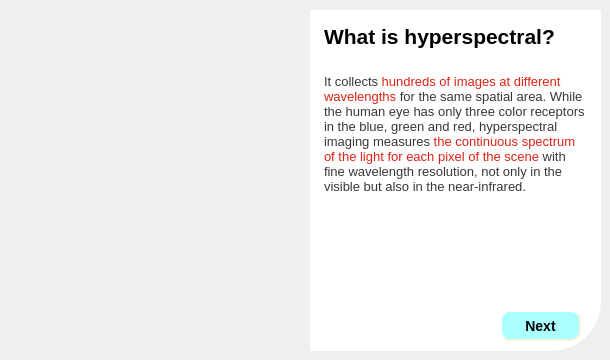
      <widget class="QWidget" name="tab_3">
       <attribute name="title">
        <string>What is HSI</string>
       </attribute>
       <widget class="QLabel" name="label_2">
        <property name="geometry">
         <rect>
          <x>310</x>
          <y>10</y>
          <width>291</width>
          <height>341</height>
         </rect>
        </property>
        <property name="styleSheet">
         <string notr="true">background-color:rgba(255,255,255,255);
border-bottom-right-radius:50px;</string>
        </property>
        <property name="text">
         <string/>
        </property>
       </widget>
       <widget class="QPushButton" name="whatis_next">
        <property name="geometry">
         <rect>
          <x>500</x>
          <y>310</y>
          <width>81</width>
          <height>31</height>
         </rect>
        </property>
        <property name="styleSheet">
         <string notr="true">QPushButton {
background-color: rgb(170, 255, 255);
    border-style: outset;
    border-width: 2px;
    border-radius: 10px;
    border-color: beige;
    font: bold 14px;
    padding: 6px;
}</string>
        </property>
        <property name="text">
         <string>Next</string>
        </property>
       </widget>
       <widget class="QTextBrowser" name="textBrowser">
        <property name="geometry">
         <rect>
          <x>320</x>
          <y>70</y>
          <width>271</width>
          <height>231</height>
         </rect>
        </property>
        <property name="frameShape">
         <enum>QFrame::NoFrame</enum>
        </property>
        <property name="frameShadow">
         <enum>QFrame::Plain</enum>
        </property>
        <property name="html">
         <string>&lt;!DOCTYPE HTML PUBLIC &quot;-//W3C//DTD HTML 4.0//EN&quot; &quot;http://www.w3.org/TR/REC-html40/strict.dtd&quot;&gt;
&lt;html&gt;&lt;head&gt;&lt;meta name=&quot;qrichtext&quot; content=&quot;1&quot; /&gt;&lt;style type=&quot;text/css&quot;&gt;
p, li { white-space: pre-wrap; }
&lt;/style&gt;&lt;/head&gt;&lt;body style=&quot; font-family:'MS Shell Dlg 2'; font-size:11.4pt; font-weight:400; font-style:normal;&quot;&gt;
&lt;p style=&quot; margin-top:12px; margin-bottom:12px; margin-left:0px; margin-right:0px; -qt-block-indent:0; text-indent:0px;&quot;&gt;&lt;span style=&quot; font-size:10pt; color:#383838; background-color:#ffffff;&quot;&gt;It collects &lt;/span&gt;&lt;span style=&quot; font-size:10pt; color:#df2215; background-color:#ffffff;&quot;&gt;hundreds of images at different wavelengths&lt;/span&gt;&lt;span style=&quot; font-size:10pt; color:#383838; background-color:#ffffff;&quot;&gt; for the same spatial area. While the human eye has only three color receptors in the blue, green and red, hyperspectral imaging measures &lt;/span&gt;&lt;span style=&quot; font-size:10pt; color:#df2215; background-color:#ffffff;&quot;&gt;the continuous spectrum of the light for each pixel of the scene&lt;/span&gt;&lt;span style=&quot; font-size:10pt; color:#383838; background-color:#ffffff;&quot;&gt; with fine wavelength resolution, not only in the visible but also in the near-infrared.&lt;/span&gt;&lt;span style=&quot; font-size:8.14286pt;&quot;&gt; &lt;/span&gt;&lt;/p&gt;&lt;/body&gt;&lt;/html&gt;</string>
        </property>
       </widget>
       <widget class="QTextBrowser" name="textBrowser_2">
        <property name="geometry">
         <rect>
          <x>320</x>
          <y>20</y>
          <width>271</width>
          <height>41</height>
         </rect>
        </property>
        <property name="font">
         <font>
          <pointsize>14</pointsize>
         </font>
        </property>
        <property name="frameShape">
         <enum>QFrame::NoFrame</enum>
        </property>
        <property name="frameShadow">
         <enum>QFrame::Plain</enum>
        </property>
        <property name="html">
         <string>&lt;!DOCTYPE HTML PUBLIC &quot;-//W3C//DTD HTML 4.0//EN&quot; &quot;http://www.w3.org/TR/REC-html40/strict.dtd&quot;&gt;
&lt;html&gt;&lt;head&gt;&lt;meta name=&quot;qrichtext&quot; content=&quot;1&quot; /&gt;&lt;style type=&quot;text/css&quot;&gt;
p, li { white-space: pre-wrap; }
&lt;/style&gt;&lt;/head&gt;&lt;body style=&quot; font-family:'MS Shell Dlg 2'; font-size:14pt; font-weight:400; font-style:normal;&quot;&gt;
&lt;p style=&quot; margin-top:0px; margin-bottom:0px; margin-left:0px; margin-right:0px; -qt-block-indent:0; text-indent:0px;&quot;&gt;&lt;span style=&quot; font-size:16pt; font-weight:600;&quot;&gt;What is hyperspectral?&lt;/span&gt;&lt;/p&gt;&lt;/body&gt;&lt;/html&gt;</string>
        </property>
       </widget>
       <widget class="QLabel" name="label">
        <property name="geometry">
         <rect>
          <x>20</x>
          <y>10</y>
          <width>291</width>
          <height>171</height>
         </rect>
        </property>
        <property name="styleSheet">
         <string notr="true">border-radius: 50px;</string>
        </property>
        <property name="text">
         <string/>
        </property>
        <property name="pixmap">
         <pixmap>image/IMG_2768.JPG</pixmap>
        </property>
        <property name="scaledContents">
         <bool>true</bool>
        </property>
        <property name="wordWrap">
         <bool>false</bool>
        </property>
       </widget>
       <widget class="QLabel" name="label_5">
        <property name="geometry">
         <rect>
          <x>20</x>
          <y>180</y>
          <width>291</width>
          <height>171</height>
         </rect>
        </property>
        <property name="styleSheet">
         <string notr="true">border-radius: 50px;</string>
        </property>
        <property name="text">
         <string/>
        </property>
        <property name="pixmap">
         <pixmap>image/IMG_2758.JPEG</pixmap>
        </property>
        <property name="scaledContents">
         <bool>true</bool>
        </property>
        <property name="wordWrap">
         <bool>false</bool>
        </property>
       </widget>
      </widget>
